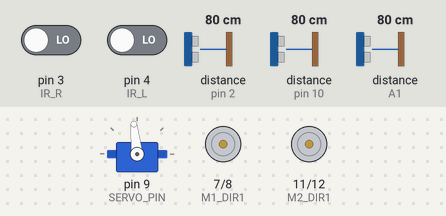
A sketch run on a simulated Arduino Uno, built with avr-gcc and run on an emulated ATmega328P. Shown: servo, motor-driver pin pairs drawn as motors (green arrow = first pin HIGH = forward, orange = second pin HIGH = backward, longer = more drive, scaled by the enable pin). Wiring (inferred from the names in the program): 3 × ultrasonic range finder: trigger pin 13, echo pin 10 / trigger A2, echo A1 / trigger A5, echo pin 2. The inputs (shaded band) are chosen by the test bench; at power-on: distance to the obstacle (sensors on pin 10, pin 2, A1) 80 cm, pin 3 (IR_R) LOW, pin 4 (IR_L) LOW. The echo pulse lasts 58.3 µs per cm.

Above: at 2.4 s.
2.5 s: distance to the obstacle (sensor on pin 10) set to 28 cm
7.9 s: distance to the obstacle (sensor on pin 10) set to 23 cm
At 8.9 s:
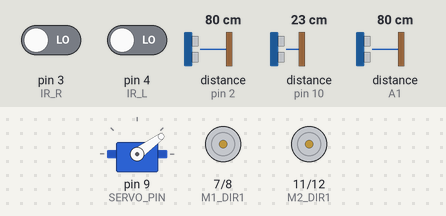
9.8 s: distance to the obstacle (sensor on pin 2) set to 14 cm
12.5 s: distance to the obstacle (sensor on pin 2) set to 11 cm
At 14.7 s:
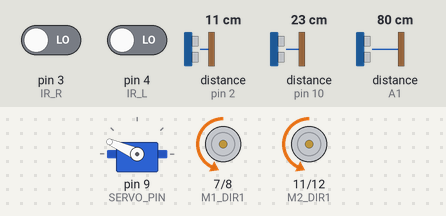
17.3 s: distance to the obstacle (sensor on pin 10) set to 35 cm
At 19.36 s:
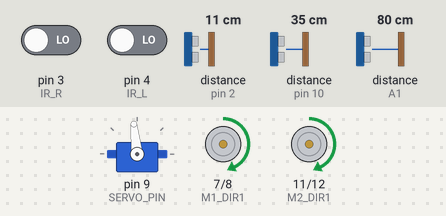
22.3 s: pin 3 (IR_R) driven HIGH
At 23.6 s:
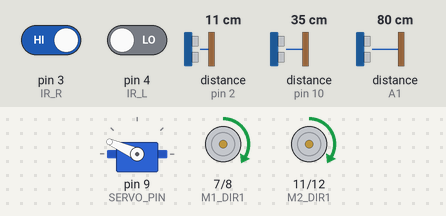
Timing chart, 0 to 25.3 s (numbered marks = the images above; inputs shaded):
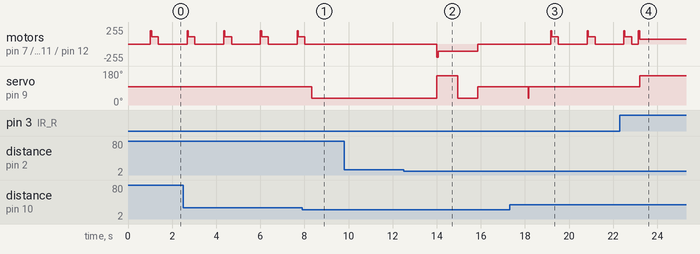

Measured:
- the behaviour switches between 26 and 25 cm on distance to the obstacle (sensor on pin 10) (found by bisection; images 0 and 1)
- the behaviour switches between 13 and 12 cm on distance to the obstacle (sensor on pin 2) (found by bisection; images 1 and 2)
- after the input at 7.9 s, motor on pin 7 (M1_DIR1) / pin 8 (M1_DIR2), motor on pin 11 (M2_DIR1) / pin 12 (M2_DIR2): goes on until 8.0 s, then stays stopped; servo on pin 9 (SERVO_PIN): 96° → 36° after 0.43 s
- after the input at 9.8 s, every drawn part: stays the same
- after the input at 12.5 s, motor on pin 7 (M1_DIR1) / pin 8 (M1_DIR2), motor on pin 11 (M2_DIR1) / pin 12 (M2_DIR2): stopped → backward 110/255 after 1.5 s, → stopped 1.9 s later; servo on pin 9 (SERVO_PIN): 36° → 156° after 1.5 s, → 36° 0.95 s later, → 96° 0.90 s later
- after the input at 17.3 s, motor on pin 7 (M1_DIR1) / pin 8 (M1_DIR2), motor on pin 11 (M2_DIR1) / pin 12 (M2_DIR2): alternates forward 110/255 for 0.35 s and stopped for 1.3 s, starting after 1.9 s
- after the input at 22.3 s, servo on pin 9 (SERVO_PIN): 96° → 156° after 0.89 s
- by itself, motor on pin 7 (M1_DIR1) / pin 8 (M1_DIR2), motor on pin 11 (M2_DIR1) / pin 12 (M2_DIR2): repeats every 1.7 s: forward 110/255 0.30 s, stopped 1.3 s, forward 200/255 0.05 s

The sketch:

20201007_ClearBlock.ino
```cpp
#include <Servo.h>
Servo servo;

const int SERVO_PIN = 9;      // 서보모터1 연결핀
const int IR_R = 3;  //  적외선센서 우측 핀
const int IR_L = 4;  // 적외선센서 좌측 핀

const int M1_PWM = 5;   // DC모터1 PWM 핀 왼l
const int M1_DIR1 = 7;   // DC모터1 DIR1 핀
const int M1_DIR2 = 8;   // DC모터 1 DIR2 핀

const int M2_PWM = 6;   // DC모터2 PWM 핀
const int M2_DIR1 = 11;   // DC모터2 DIR1 핀
const int M2_DIR2 = 12;   // DC모터2 DIR2 핀

const int FC_TRIG  = 13;   // 전방 초음파 센서 TRIG 핀
const int FC_ECHO = 10;  // 전방 초음파 센서 ECHO 핀
const int L_TRIG = A2;  // 좌측 초음파 센서 TRIG 핀
const int L_ECHO = A1;  // 좌측 초음파 센서 ECHO 핀
const int R_TRIG = A5;   // 우측 초음파 센서 TRIG 핀
const int R_ECHO = 2;  // 우측 초음파 센서 ECHO 핀

const int MAX_DISTANCE = 2000; // 초음파 센서의 최대 감지거리


float center;
float left;
float right;

int state = 0;
// 자동차 튜닝 파라미터 =====================================================================
boolean detect_ir = true; // 검출선이 흰색 = true, 검정색 = false

int punch_pwm = 200; // 정지 마찰력 극복 출력 (0 ~ 255)
int punch_time = 50; // 정지 마찰력 극복 시간 (단위 msec)
int stop_time = 300; // 전진후진 전환 시간 (단위 msec)

int max_ai_pwm = 110; // 자율주행 모터 최대 출력 (0 ~ 255)
int min_ai_pwm = 70; // 자율주행 모터 최소 출력 (0 ~ 255)

int angle_offset = 6; // 서보 모터 중앙각 오프셋 (단위: 도) 마이너스 값에서 바퀴가 왼쪽으로 정렬되고 플러스 값에서 오른쪽으로 정렬됨
int angle_limit = 60; // 서보 모터 회전 제한 각 (단위: 도) //55->60으로 수정하였음


float cur_steering;     //현재 스티어링 방향
float cur_speed;        //현재 속도
float compute_steering; //계산한 스티어링 방향(적용될 방향)
float compute_speed;    //계산한 속도(적용될 속도)

float max_pwm;
float min_pwm;

boolean rightspace_counter = false;
boolean rightspace_open = false;
boolean rightspace_complete = false;

// 초음파 거리측정
float GetDistance(int trig, int echo)
{
  digitalWrite(trig, LOW);
  delayMicroseconds(4);
  digitalWrite(trig, HIGH);
  delayMicroseconds(20);
  digitalWrite(trig, LOW);

  unsigned long duration = pulseIn(echo, HIGH, 5000); //echo가 high상태후 low까지의 시간을 반환(msec)
  if (duration == 0) //펄스가 시작되지 않을 시 0을 반환 ->
    return MAX_DISTANCE;      //초음파센서 최대 감지가능 거리
  else
    return duration * 0.17;   // 음속 340m/s
}

// 앞바퀴 조향
void SetSteering(float steering) // -1, 0, 1 파라미터(1은 오른쪽, -1은 왼쪽, 0)
{
  cur_steering = constrain(steering, -1, 1);  // constrain -1~ 1 값으로 제한

  float angle = cur_steering * angle_limit; //(-1 ~ 1) * 55(초기값)
  int servoAngle = angle + 90;
  servoAngle += angle_offset;

  servoAngle = constrain(servoAngle, 0, 180);
  servo.write(servoAngle);
}


// 뒷바퀴 모터회전
void SetSpeed(float speed)                //0.1의 값, 1의 값
{
  speed = constrain(speed, -1, 1);

  // 움직이는 중 반대 방향 명령이거나 움직이다가 정지라면
  if ((cur_speed * speed < 0) || (cur_speed != 0 && speed == 0))
  {
    cur_speed = 0; //움직임 정지명령
    digitalWrite(M1_PWM, HIGH); //왼쪽 뒷바퀴 off
    digitalWrite(M1_DIR1, LOW);
    digitalWrite(M1_DIR2, LOW);

    digitalWrite(M2_PWM, HIGH); //오른 뒷바퀴 off
    digitalWrite(M2_DIR1, LOW);
    digitalWrite(M2_DIR2, LOW);

    if (stop_time > 0)
      delay(stop_time);
  }

  if (cur_speed == 0 && speed != 0) // 정지상태에서 출발이라면
  {
    if (punch_time > 0) //정지마찰력 극복시간 : 50
    {
      if (speed > 0)
      {
        analogWrite(M1_PWM, punch_pwm); //정지마찰력 극복출력 : 200
        digitalWrite(M1_DIR1, HIGH);
        digitalWrite(M1_DIR2, LOW);

        analogWrite(M2_PWM, punch_pwm);
        digitalWrite(M2_DIR1, HIGH);
        digitalWrite(M2_DIR2, LOW);
      }
      else if (speed < 0)
      {
        analogWrite(M1_PWM, punch_pwm);
        digitalWrite(M1_DIR1, LOW);
        digitalWrite(M1_DIR2, HIGH);

        analogWrite(M2_PWM, punch_pwm);
        digitalWrite(M2_DIR1, LOW);
        digitalWrite(M2_DIR2, HIGH);
      }
      delay(punch_time);
    }
  }

  if (speed != 0) // 명령이 정지가 아니라면
  {
    int pwm = abs(speed) * (max_pwm - min_pwm) + min_pwm;           // 0 ~ 255로 변환

    if (speed  > 0) //전진?
    {
      analogWrite(M1_PWM, pwm);
      digitalWrite(M1_DIR1, HIGH);
      digitalWrite(M1_DIR2, LOW);

      analogWrite(M2_PWM, pwm);
      digitalWrite(M2_DIR1, HIGH);
      digitalWrite(M2_DIR2, LOW);
    }
    else if (speed < 0) //후진?
    {
      analogWrite(M1_PWM, pwm);
      digitalWrite(M1_DIR1, LOW);
      digitalWrite(M1_DIR2, HIGH);

      analogWrite(M2_PWM, pwm);
      digitalWrite(M2_DIR1, LOW);
      digitalWrite(M2_DIR2, HIGH);
    }
  }
  cur_speed = speed;
}
void parking_to_backward() {
  SetSpeed(0); delay(1500);        //완전히 정차 후 주차시작
  SetSteering(1);                  //오른쪽으로 바퀴정렬
  SetSpeed(-1);
  delay(900);     //오른쪽 후진으로 0.8초
  SetSteering(-1);
  delay(900);     //왼쪽 후진으로 0.4초 //아마 초음파센서 추가활용가능성
  SetSteering(0);
  SetSpeed(0);
  delay(2000);//주차완료
  rightspace_complete = true;
  return;
}

void setup() {

  Serial.begin(115200);
  servo.attach(SERVO_PIN); //서보모터 초기화

  pinMode(IR_R, INPUT);
  pinMode(IR_L, INPUT);

  pinMode(M1_PWM, OUTPUT);
  pinMode(M1_DIR1, OUTPUT);
  pinMode(M1_DIR2, OUTPUT);
  pinMode(M2_PWM, OUTPUT);
  pinMode(M2_DIR1, OUTPUT);
  pinMode(M2_DIR2, OUTPUT);

  pinMode(FC_TRIG, OUTPUT);
  pinMode(FC_ECHO, INPUT);

  pinMode(L_TRIG, OUTPUT);
  pinMode(L_ECHO, INPUT);

  pinMode(R_TRIG, OUTPUT);
  pinMode(R_ECHO, INPUT);

  max_pwm = max_ai_pwm;  //파워최대값 : 110
  min_pwm = min_ai_pwm;  //파워최소값 : 70

  SetSteering(0);
  SetSpeed(0);
}

void loop() {
  compute_steering = cur_steering;
  compute_speed = cur_speed;

  center = GetDistance(FC_TRIG, FC_ECHO);
  left = GetDistance(L_TRIG, L_ECHO);
  right = GetDistance(R_TRIG, R_ECHO);


  // 카운터 감지
  if (right >= 220) {
    rightspace_open = true;
    rightspace_counter = true;
  }
  else if (right <= 120) {
    rightspace_open = false;
  }

  // 공간감지완료 및 이미 사용여부
  if (!(rightspace_complete == true) && rightspace_open == false
      && rightspace_counter == true) {
    parking_to_backward();
  }
  // 전방에 장애물
  else if (center <= 250) {
    compute_steering = -1;
  }
  // 직진차선
  else if (digitalRead(IR_R) == detect_ir && digitalRead(IR_L) == detect_ir) {
    compute_steering = 0; //바퀴정렬
    compute_speed = 1;    //속도 1
  }
  // 양쪽 차선이 모두 검출된 경우(정지선)
  else if (digitalRead(IR_R) != detect_ir && digitalRead(IR_L) != detect_ir) {
    compute_steering = 0;
    compute_speed = 0;
    SetSteering(compute_steering);
    SetSpeed(compute_speed);
    delay(1000);
    SetSpeed(1);//정지선 극복 후 코너길일 가능성 : 수정 필요
    delay(300);
  }
  // 오른쪽 차선이 검출된 경우
  else if (digitalRead(IR_R) != detect_ir) {
    compute_steering = -1;//왼쪽으로 바퀴정렬
    compute_speed = 0.1;  //속도 0.1
  }

  //왼쪽 차선이 검출된 경우
  else if (digitalRead(IR_L) != detect_ir) {
    compute_steering = 1; //오른쪽으로 바퀴정렬
    compute_speed = 0.1;  //속도 0.1
  }

  /*
  Serial.print("center : ");
  Serial.println(center);
  delay(500);
  */
  SetSpeed(compute_speed);
  SetSteering(compute_steering);
}
```
